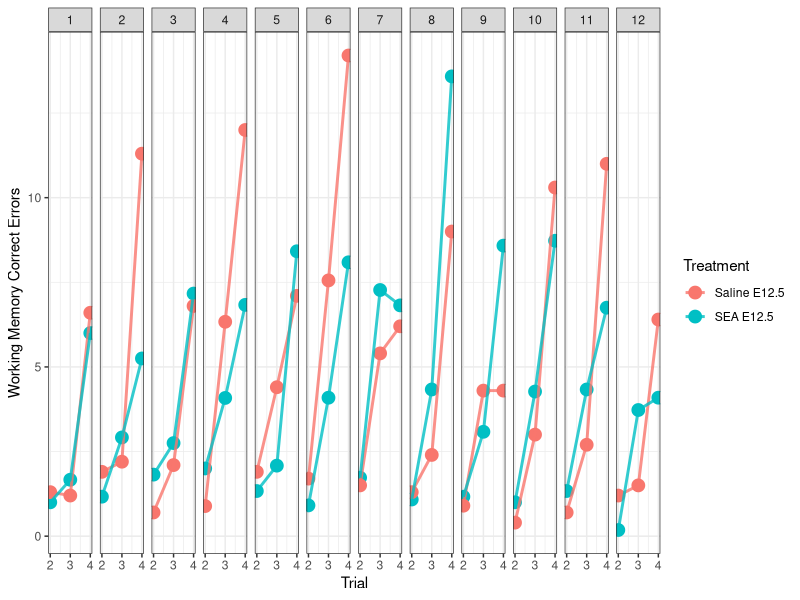
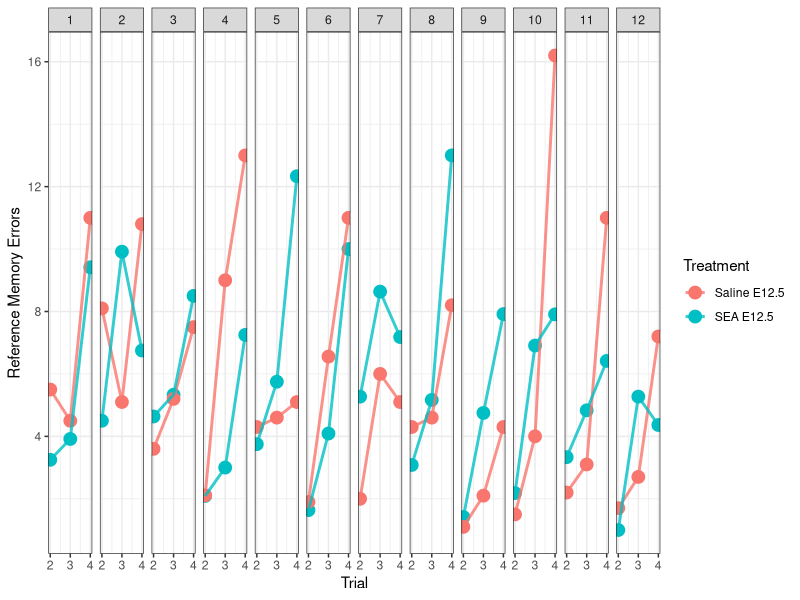
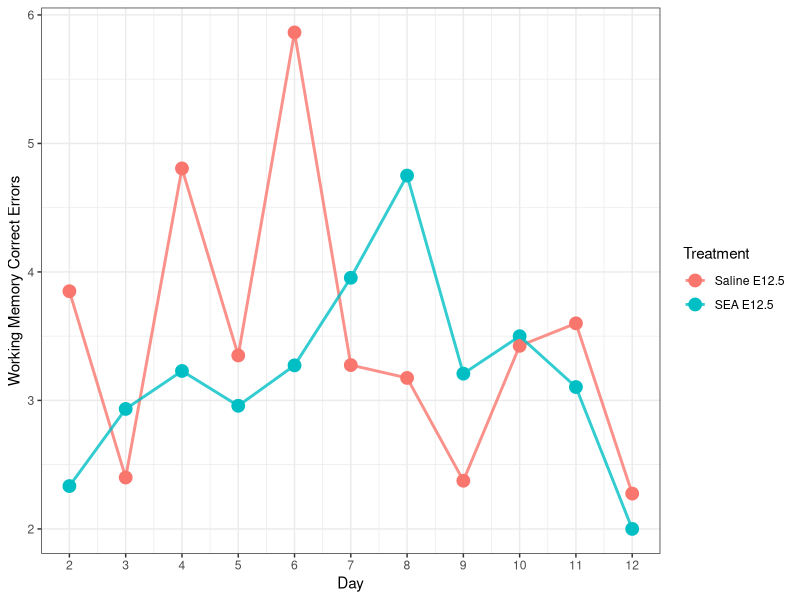
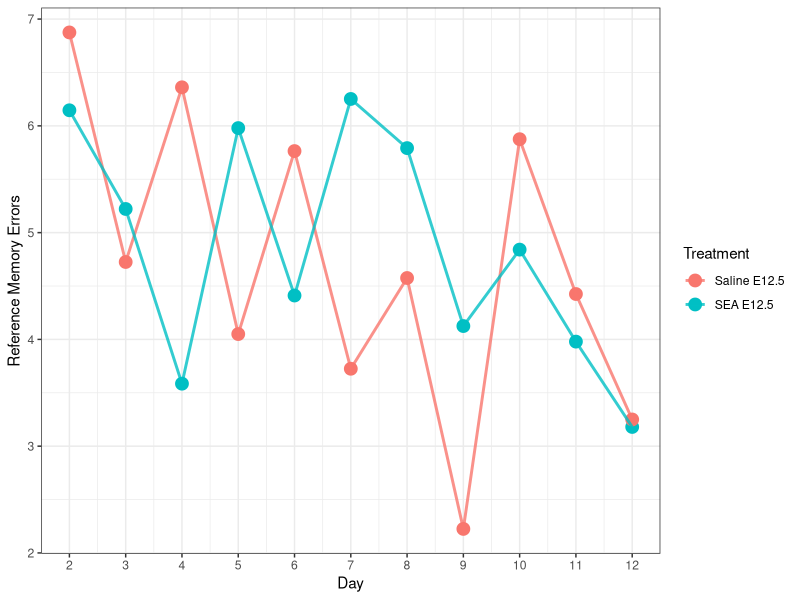

Write R code to recreate these figures, in order.
## ---- chunk 1

library(dplyr)
library(ggplot2)
library(broom)



setwd("C:/Users/Nick/Documents/GitHub/wram_working_memory")

wram_raw <- read.csv("wram_wm_raw.csv", header = TRUE, sep = ",")

wram_raw <- tbl_df(wram_raw)

wram_cleaned <- na.omit(wram_raw)

wram_averages <- wram_cleaned %>%
  dplyr::group_by(Day, Treatment, Trial) %>%
  dplyr::mutate(avr_RM_error = mean(RM_error), avr_WMC_error = mean(WMC_error)) %>%
  distinct(avr_RM_error, avr_WMC_error)
#generates average number of RM and WMC errors per trial per treatment

wram_averages %>%
  filter(Trial != 1) %>%
  ggplot(aes(x = Trial, y = avr_WMC_error, group = Treatment, colour = Treatment)) + geom_point(size = 4) + geom_line(size = 1, alpha = 0.8) + facet_grid(. ~ Day) + theme_bw() + scale_x_continuous(breaks = seq(2, 4, 1)) + ylab("Working Memory Correct Errors")
#graph of working memory correct errors over trials, faceted by day.

wram_averages %>%
  filter(Trial != 1) %>%
  ggplot(aes(x = Trial, y = avr_RM_error, group = Treatment, colour = Treatment)) + geom_point(size = 4) + geom_line(size = 1, alpha = 0.8) + facet_grid(. ~ Day) + theme_bw() + scale_x_continuous(breaks = seq(2, 4, 1)) + ylab("Reference Memory Errors")
#graph of reference memory errors over trials, faceted by day.



wram_averages_treatment <- wram_averages %>%
  filter(Day != 1) %>%
  dplyr::group_by(Day, Treatment) %>%
  dplyr::mutate(treatment_RM = mean(avr_RM_error), treatment_WMC = mean(avr_WMC_error)) %>%
  distinct(treatment_RM, treatment_WMC)
#creates the data frame to make the following graph (for average number of errors per treatment per day).

wram_averages_treatment %>%
  ggplot(aes(x = Day, y = treatment_WMC, group = Treatment, colour = Treatment)) + geom_point(size = 4) + geom_line(size = 1, alpha = 0.8) + theme_bw() + scale_x_continuous(breaks = seq(2, 12, 1)) + ylab("Working Memory Correct Errors")
#graph of working memory correct errors over day, averaged by treatment.

wram_averages_treatment %>%
  ggplot(aes(x = Day, y = treatment_RM, group = Treatment, colour = Treatment)) + geom_point(size = 4) + geom_line(size = 1, alpha = 0.8) + theme_bw() + scale_x_continuous(breaks = seq(2, 12, 1)) + ylab("Reference Memory Errors")
#graph of reference memory errors over day, averaged by treatment.

